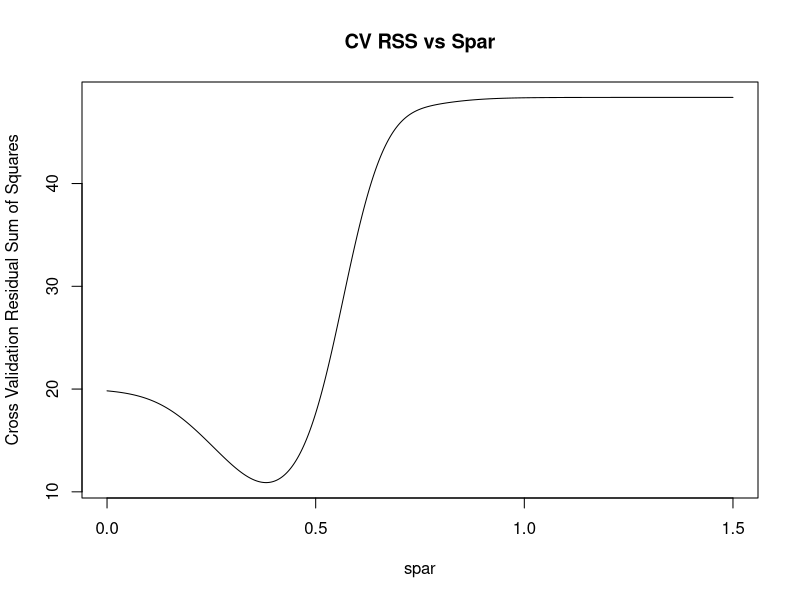

Source code (R):
# https://stackoverflow.com/questions/14929268/how-do-i-select-the-smoothing-parameter-for-smooth-spline
# how do I select the smoothing parameter for smooth.spline()?

# question: I know that the smoothing parameter(lambda) is quite important for fitting a smoothing spline, 
# but I did not see any post here regarding how to select a reasonable lambda (spar=?), I was told that spar 
# normally ranges from 0 to 1. Could anyone share your experience when use smooth.spline()? Thanks.

# agstudy provides a visual way to choose spar. I remember what I learned from linear model class (but not exact) is
# to use cross validation to pick "best" spar. Here's a toy example borrowed from agstudy:

x = seq(1:18)
y = c(1:3,5,4,7:3,2*(2:5),rep(10,4))
splineres <- function(spar){
  res <- rep(0, length(x))
  for (i in 1:length(x)){
    mod <- smooth.spline(x[-i], y[-i], spar = spar)
    res[i] <- predict(mod, x[i])$y - y[i]
  }
  return(sum(res^2))
}

spars <- seq(0, 1.5, by = 0.001)
ss <- rep(0, length(spars))
for (i in 1:length(spars)){
  ss[i] <- splineres(spars[i])
}
plot(spars, ss, 'l', xlab = 'spar', ylab = 'Cross Validation Residual Sum of Squares' , main = 'CV RSS vs Spar')
spars[which.min(ss)]


# Code is not neatest, but easy for you to understand. Also, if you specify cv=T in smooth.spline:
xyspline <- smooth.spline(x, y, cv=T)
xyspline$spar

